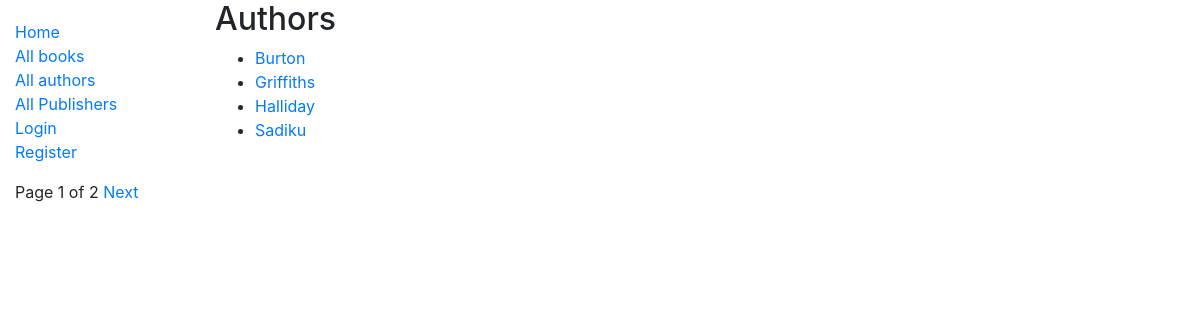
Screenshot of /catalog/authors/ with the database file from the repository.
### catalog/models.py (models this page shows, shortened)
class Author(models.Model):
    first_name=models.CharField(max_length=100)
    last_name=models.CharField(max_length=100)
    thesis=models.TextField(max_length=200, null=True)
    last_accessed=models.DateTimeField(null=True)
    class Meta:
        ordering=['last_name','first_name']
    def get_absolute_url(self):
        return reverse('author-detail', args=[str(self.id)])

### catalog/views.py (the view)
# urls.py: path('authors/',views.AuthorListView.as_view(),name='authors'),
class AuthorListView(generic.ListView):
    model=Author
    paginate_by=4

### catalog/templates/catalog/author_list.html
{% extends "base_generic.html" %}
{% block content %}
    <h2>Authors</h2>
    <ul>
        {% for author in object_list %}
            <li><a href="{{author.get_absolute_url}}">{{author.last_name}}</a> </li>
        {% endfor %}
    </ul>
{% endblock %}

### rows the page displays
Author: last_name "Burton"
Author: last_name "Griffiths"
Author: last_name "Halliday"
Author: last_name "Sadiku"

### other values shown
{{ page_obj.number }} "1"
{{ page_obj.paginator.num_pages }} "2"
